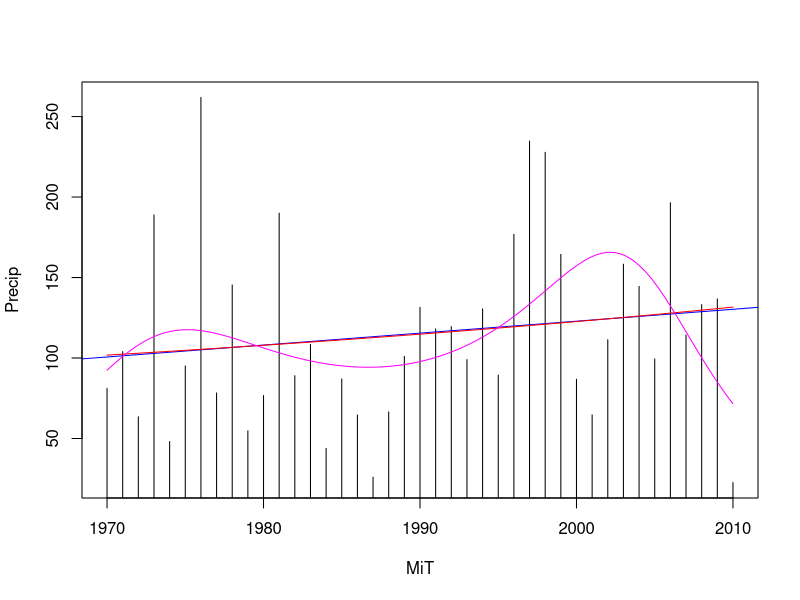

Generate this figure with R:
# Experimento glm
pp <- read.table("PrecipOctGro.txt")
pp
head(pp)
pp <- data.frame(MiT=as.integer(rownames(pp)), Precip=pp$Precip)
ff <- Precip ~ MiT
plot(pp, type="h") #, xlim=c(1960, 2030))
m1 <- lm(ff, data=pp)
abline(m1,col="blue")
f1 <- function(x) predict(m1, newdata=data.frame(MiT=x), type="response")
f1(1980)

m2 <- glm(ff, data=pp, family=Gamma)
f2 <- function(x) predict(m2, newdata=data.frame(MiT=x), type="response")
f2(1980)
curve(f2, add=T, col="red")

ff3 <- Precip ~ MiT + I(MiT^2) + I(MiT^3) + I(MiT^4)
m3 <- glm(ff3, data=pp, family=Gamma)
f3 <- function(x) predict(m3, newdata=data.frame(MiT=x), type="response")
curve(f3, add=T, col="magenta")
